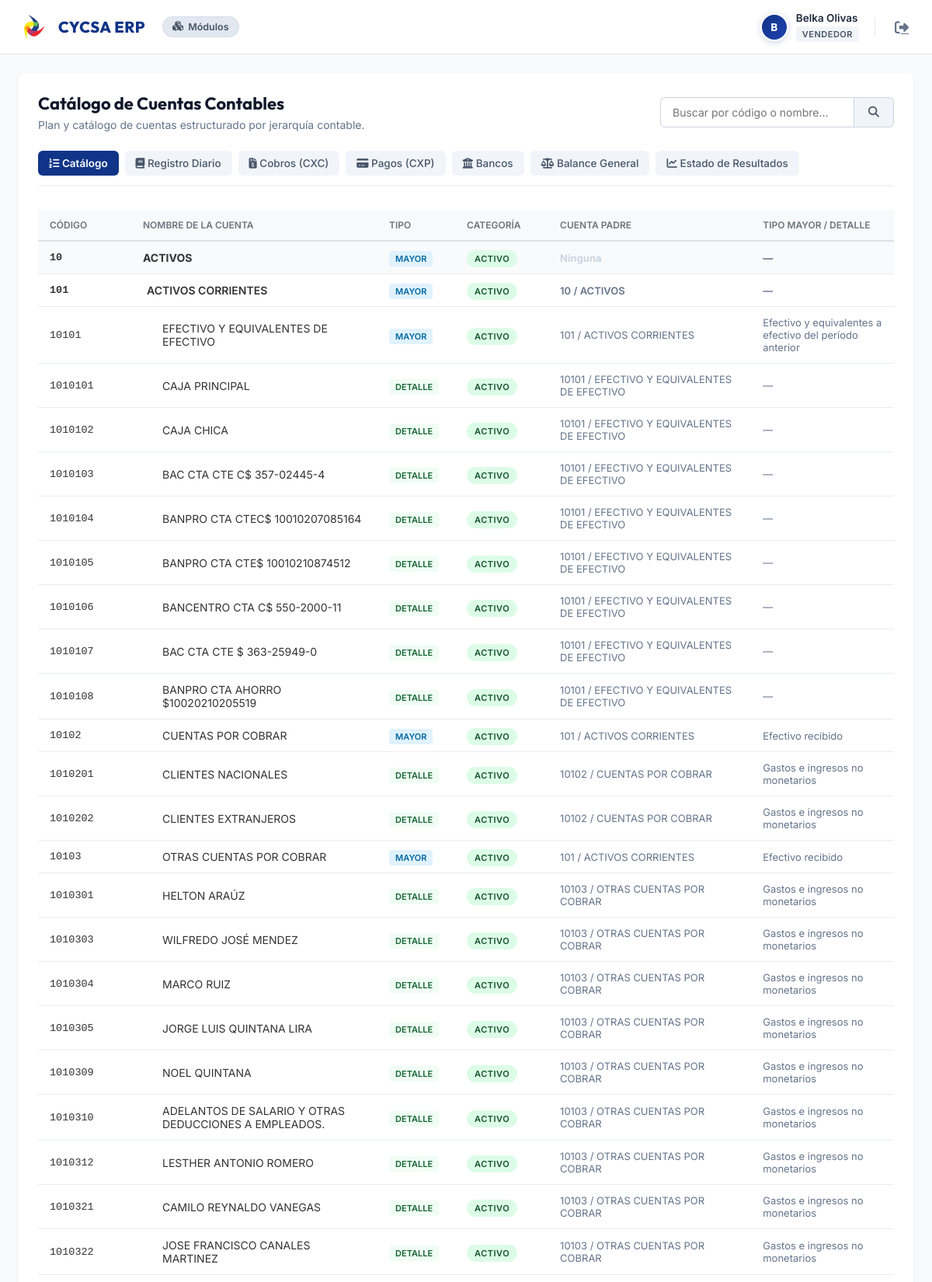
/publico/contabilidad/cuentas (signed in, upper part), run on the app's committed database.
### tables this page shows
CREATE TABLE `cuentas_contables` (
  `id` int(11) NOT NULL AUTO_INCREMENT,
  `codigo` varchar(50) NOT NULL,
  `nombre` varchar(255) NOT NULL,
  `tipo` enum('MAYOR','DETALLE') NOT NULL,
  `categoria` enum('ACTIVO','PASIVO','CAPITAL','INGRESO','EGRESO') NOT NULL,
  `id_padre` int(11) DEFAULT NULL,
  `tipo_cuenta_detalle` varchar(255) DEFAULT NULL,
  `tipo_cuenta_mayor` varchar(255) DEFAULT NULL,
  `activo` tinyint(1) DEFAULT 1,
  `fecha_creacion` timestamp NOT NULL DEFAULT current_timestamp(),
  PRIMARY KEY (`id`),
  UNIQUE KEY `codigo` (`codigo`),
  KEY `fk_cuentas_padre` (`id_padre`),
  CONSTRAINT `fk_cuentas_padre` FOREIGN KEY (`id_padre`) REFERENCES `cuentas_contables` (`id`) ON DELETE SET NULL ON UPDATE CASCADE
);

### app/Modulos/Contabilidad/Controladores/ContabilidadControlador.php (called while the page is built, shortened)
<?php
class ContabilidadControlador extends ControladorBase {
    public function cuentas(Peticion $peticion, Respuesta $respuesta): void {
        $modelo = new ContabilidadModelo();
        $busqueda = $_GET['q'] ?? '';
        $bitacora_logs = obtenerBitacoraModulo('contabilidad');
        $this->renderizar('contabilidad/vistas/cuentas', [
            'titulo' => 'Catálogo de Cuentas Contables - Cycsa',
            'cuentas' => $modelo->obtenerCuentas($busqueda),
            'cuentasMayor' => $modelo->obtenerCuentasMayor(),
            'busqueda' => $busqueda,
            'exito' => $_SESSION['exito'] ?? null,
            'error' => $_SESSION['error'] ?? null,
            'bitacora_logs' => $bitacora_logs
        ]);
    }
}

### app/Core/Enrutador.php (called while the page is built, shortened)
<?php
class Enrutador {
    private array $rutas = [];
    private Peticion $peticion;
    private Respuesta $respuesta;
    public function __construct(Peticion $peticion, Respuesta $respuesta) {
        $this->peticion = $peticion;
        $this->respuesta = $respuesta;
    }
    public function get(string $ruta, $callback, array $middlewares = []): void {
        $this->rutas['GET'][$ruta] = [
            'callback' => $callback,
            'middlewares' => $middlewares
        ];
    }
    public function post(string $ruta, $callback, array $middlewares = []): void {
        $this->rutas['POST'][$ruta] = [
            'callback' => $callback,
            'middlewares' => $middlewares
        ];
    }
    public function resolver() {
        $metodo = $this->peticion->obtenerMetodo();
        $ruta = $this->peticion->obtenerRuta();
        $rutaConfig = $this->rutas[$metodo][$ruta] ?? ($metodo === 'HEAD' ? ($this->rutas['GET'][$ruta] ?? false) : false);
        $callback = $rutaConfig;
        $middlewares = [];
        if (is_array($rutaConfig) && isset($rutaConfig['callback'])) {
            $callback = $rutaConfig['callback'];
            $middlewares = $rutaConfig['middlewares'] ?? [];
        }
        foreach ($middlewares as $middlewareClass) {
            $middleware = new $middlewareClass();
        }
        if (is_array($callback)) {
            $controlador = new $callback[0]();
            $callback[0] = $controlador;
        }
        return call_user_func($callback, $this->peticion, $this->respuesta);
    }
}

### publico/index.php (called while the page is built, shortened)
<?php
try {
    require_once __DIR__ . '/../rutas/web.php';
    $app->correr();
} catch (\Throwable $e) {
    error_log("FATAL: " . $e->getMessage() . " en " . $e->getFile() . ":" . $e->getLine() . "\n" . $e->getTraceAsString());
    $mostrarDetalle = (($_ENV['APP_ENV'] ?? 'produccion') === 'local');
    if ($mostrarDetalle) {
        echo "<div style='padding:40px; font-family:sans-serif; background:#fff; color:#991b1b; max-width:900px; margin:20px auto; border:2px solid #fca5a5; border-radius:8px;'>";
        echo "<h2>🔍 Detalle del Error en el Servidor:</h2>";
        echo "<p style='font-size:16px;'><strong>" . htmlspecialchars($e->getMessage()) . "</strong></p>";
        echo "<p><strong>Archivo:</strong> " . htmlspecialchars($e->getFile()) . " (Línea " . $e->getLine() . ")</p>";
        echo "<pre style='background:#f8fafc; padding:15px; border-radius:6px; border:1px solid #cbd5e1; overflow-x:auto; font-size:13px; color:#1e293b;'>" . htmlspecialchars($e->getTraceAsString()) . "</pre>";
        echo "</div>";
        exit;
    } else {
        http_response_code(500);
        $headerPath = __DIR__ . '/../app/Views/header.php';
        if (!file_exists($headerPath)) $headerPath = __DIR__ . '/../plantillas/header.php';
        $footerPath = __DIR__ . '/../app/Views/footer.php';
        if (!file_exists($footerPath)) $footerPath = __DIR__ . '/../plantillas/footer.php';
        if (file_exists($headerPath)) require_once $headerPath;
        echo '<div style="text-align:center;padding:60px 20px"><h2>Error interno</h2><p>Ha ocurrido un error inesperado. Intente de nuevo mas tarde.</p><p><a href="/">Volver al inicio</a></p></div>';
        if (file_exists($footerPath)) require_once $footerPath;
    }
}

### app/Core/ModeloBase.php (called while the page is built, shortened)
<?php
abstract class ModeloBase {
    public function __construct() {
        $this->db = Conexion::obtenerInstancia();
    }
}

### app/Core/Conexion.php (called while the page is built, shortened)
<?php
class Conexion {
    private static ?PDO $instancia = null;
    public static function obtenerInstancia(): PDO {
        if (self::$instancia === null) {
            try {
                $rutaConfig = dirname(__DIR__, 2) . '/config/database.php';
                $config = require $rutaConfig;
                $dsn = sprintf(
                    "%s:host=%s;dbname=%s;charset=%s",
                    $config['driver'],
                    $config['host'],
                    $config['database'],
                    $config['charset']
                );
                self::$instancia = new PDO(
                    $dsn,
                    $config['username'],
                    $config['password'],
                    $config['options']
                );
            } catch (PDOException $e) {
                error_log("Error de conexión a DB: " . $e->getMessage());
                $esLocal = ($_ENV['APP_ENV'] ?? 'produccion') === 'local';
                if ($esLocal) {
                    die("Error 500: Fallo interno de conexión. Detalle: " . $e->getMessage());
                }
                die("Error 500: Fallo interno de conexión.");
            }
        }
        return self::$instancia;
    }
}

### app/Modulos/Contabilidad/Modelos/ContabilidadModelo.php (called while the page is built, shortened)
<?php
class ContabilidadModelo extends ModeloBase {
    public function obtenerCuentas(string $busqueda = ''): array {
        if ($busqueda !== '') {
            $sql = "SELECT c1.*, c2.nombre AS nombre_padre, c2.codigo AS codigo_padre
                    FROM cuentas_contables c1
                    LEFT JOIN cuentas_contables c2 ON c1.id_padre = c2.id
                    WHERE c1.codigo LIKE :q1
                       OR c1.nombre LIKE :q2
                       OR c1.categoria LIKE :q3
                    ORDER BY c1.codigo ASC";
            $stmt = $this->db->prepare($sql);
            $termino = '%' . trim($busqueda) . '%';
            $stmt->execute([
                'q1' => $termino,
                'q2' => $termino,
                'q3' => $termino
            ]);
        } else {
            $sql = "SELECT c1.*, c2.nombre AS nombre_padre, c2.codigo AS codigo_padre
                    FROM cuentas_contables c1
                    LEFT JOIN cuentas_contables c2 ON c1.id_padre = c2.id
                    ORDER BY c1.codigo ASC";
            $stmt = $this->db->prepare($sql);
            $stmt->execute();
        }
        return $stmt->fetchAll(PDO::FETCH_ASSOC);
    }
}

### app/Core/Peticion.php (called while the page is built, shortened)
<?php
class Peticion {
    public function obtenerMetodo(): string {
        return $_SERVER['REQUEST_METHOD'];
    }
    public function obtenerRuta(): string {
        $ruta = $_SERVER['REQUEST_URI'] ?? '/';
        $posicionInterrogacion = strpos($ruta, '?');
        $scriptName = $_SERVER['SCRIPT_NAME'] ?? '';
        $scriptDir = str_replace('\\', '/', dirname($scriptName));
        $scriptDir = rtrim($scriptDir, '/');
        $posicionPublico = strpos($ruta, '/publico');
        if ($posicionPublico !== false) {
            $ruta = substr($ruta, $posicionPublico + 8);
        } else {
            $proyectoRaizUrl = str_replace('/publico', '', $scriptDir);
            if ($proyectoRaizUrl !== '' && strpos($ruta, $proyectoRaizUrl) === 0) {
                $ruta = substr($ruta, strlen($proyectoRaizUrl));
            }
        }
        return $ruta === '' ? '/' : $ruta;
    }
}

### app/Middleware/AuthMiddleware.php (called while the page is built, shortened)
<?php
class AuthMiddleware
{
    public function handle(): bool
    {
        $scriptName = $_SERVER['SCRIPT_NAME'] ?? '';
        $basePath = rtrim(str_replace('\\', '/', dirname($scriptName)), '/');
        return true;
    }
}

### app/Middleware/ContabilidadMiddleware.php (called while the page is built, shortened)
<?php
class ContabilidadMiddleware
{
    public function handle(): bool
    {
        $scriptName = $_SERVER['SCRIPT_NAME'] ?? '';
        $basePath = rtrim(str_replace('\\', '/', dirname($scriptName)), '/');
        return true;
    }
}

### app/Helpers/funciones.php (called while the page is built, shortened)
<?php
function tienePermiso(string $modulo, string $accion = 'ver'): bool {
    if ($modulo === 'usuarios') {
        return false;
    }
    $permisos = $_SESSION['usuario_permisos'] ?? [];
    return isset($permisos[$modulo][$accion]) && ($permisos[$modulo][$accion] == 1 || $permisos[$modulo][$accion] === true);
}
function obtenerBitacoraModulo(string $modulo, int $limite = 50): array {
    try {
        $db = \Cycsa\Nucleo\Conexion::obtenerInstancia();
        $sql = "SELECT * FROM bitacora WHERE modulo = :modulo ORDER BY id DESC LIMIT :limite";
        $stmt = $db->prepare($sql);
        $stmt->bindValue(':modulo', $modulo, \PDO::PARAM_STR);
        $stmt->bindValue(':limite', $limite, \PDO::PARAM_INT);
        $stmt->execute();
        return $stmt->fetchAll(\PDO::FETCH_ASSOC);
    } catch (\Exception $e) {
        error_log('Error al obtener bitácora del módulo: ' . $e->getMessage());
        return [];
    }
}

### app/Modulos/Contabilidad/Vistas/cuentas.php (the view, shortened to what this page needs)
<div style="background: white; padding: 25px; border-radius: 8px; box-shadow: 0 2px 10px rgba(0,0,0,0.03);">
    <div class="header-flex" style="margin-bottom: 25px;">
        <div>
            <h2 style="margin: 0; color: #0f172a; font-family: 'Outfit', sans-serif; font-size: 22px; font-weight: 700;">Catálogo de Cuentas Contables</h2>
            <p style="color: #64748b; margin-top: 5px; font-size: 14px;">Plan y catálogo de cuentas estructurado por jerarquía contable.</p>
        </div>
        <div class="actions-flex">
            <form method="GET" action="/Cycsa/publico/contabilidad/cuentas" style="display: flex;">
                <input type="text" name="q" placeholder="Buscar por código o nombre..." value="<?= htmlspecialchars($busqueda ?? '', ENT_QUOTES, 'UTF-8') ?>" style="padding: 10px 15px; border: 1px solid #cbd5e1; border-radius: 6px 0 0 6px; font-family: 'Inter', sans-serif; width: 250px; outline: none; font-size: 14px;">
                <button type="submit" style="background: #f1f5f9; border: 1px solid #cbd5e1; border-left: none; padding: 10px 18px; border-radius: 0 6px 6px 0; cursor: pointer; color: #475569; font-size: 14px;"><i class="fa-solid fa-magnifying-glass"></i></button>
            </form>
        </div>
    </div>
    <div class="tabs-container" style="display: flex; gap: 8px; border-bottom: 2px solid #f1f5f9; padding-bottom: 12px; margin-bottom: 20px; flex-wrap: wrap;">
        <a href="/Cycsa/publico/contabilidad/cuentas" class="tab-link" style="padding: 8px 14px; border-radius: 6px; text-decoration: none; font-weight: 600; font-size: 13.5px; background-color: var(--cycsa-azul); color: white;"><i class="fa-solid fa-list-ol"></i> Catálogo</a>
        <a href="/Cycsa/publico/contabilidad/diario" class="tab-link" style="padding: 8px 14px; border-radius: 6px; text-decoration: none; font-weight: 500; font-size: 13.5px; background-color: #f1f5f9; color: #475569;"><i class="fa-solid fa-book"></i> Registro Diario</a>
        <a href="/Cycsa/publico/contabilidad/cxc" class="tab-link" style="padding: 8px 14px; border-radius: 6px; text-decoration: none; font-weight: 500; font-size: 13.5px; background-color: #f1f5f9; color: #475569;"><i class="fa-solid fa-file-invoice-dollar"></i> Cobros (CXC)</a>
        <a href="/Cycsa/publico/contabilidad/cxp" class="tab-link" style="padding: 8px 14px; border-radius: 6px; text-decoration: none; font-weight: 500; font-size: 13.5px; background-color: #f1f5f9; color: #475569;"><i class="fa-solid fa-credit-card"></i> Pagos (CXP)</a>
        <a href="/Cycsa/publico/contabilidad/bancos" class="tab-link" style="padding: 8px 14px; border-radius: 6px; text-decoration: none; font-weight: 500; font-size: 13.5px; background-color: #f1f5f9; color: #475569;"><i class="fa-solid fa-building-columns"></i> Bancos</a>
        <a href="/Cycsa/publico/contabilidad/balance" class="tab-link" style="padding: 8px 14px; border-radius: 6px; text-decoration: none; font-weight: 500; font-size: 13.5px; background-color: #f1f5f9; color: #475569;"><i class="fa-solid fa-scale-balanced"></i> Balance General</a>
        <a href="/Cycsa/publico/contabilidad/resultados" class="tab-link" style="padding: 8px 14px; border-radius: 6px; text-decoration: none; font-weight: 500; font-size: 13.5px; background-color: #f1f5f9; color: #475569;"><i class="fa-solid fa-chart-line"></i> Estado de Resultados</a>
    </div>
    <div style="overflow-x: auto;">
        <table class="tabla-cycsa">
            <thead>
                <tr>
                    <th style="width: 120px;">Código</th>
                    <th>Nombre de la Cuenta</th>
                    <th style="width: 100px;">Tipo</th>
                    <th style="width: 120px;">Categoría</th>
                    <th>Cuenta Padre</th>
                    <th>Tipo Mayor / Detalle</th>
                </tr>
            </thead>
            <tbody>
                <?php foreach ($cuentas as $cta):
                    $len = strlen($cta['codigo']);
                    $rowClass = '';
                    $paddingStyle = '';
                    if ($len <= 2) {
                        $rowClass = 'row-nivel-1';
                    } elseif ($len <= 4) {
                        $rowClass = 'row-nivel-2';
                        $paddingStyle = 'padding-left: 20px;';
                    } else {
                        $rowClass = 'row-nivel-3';
                        $paddingStyle = 'padding-left: 40px;';
                    }
                    $catClass = 'badge-activo';
                    if ($cta['categoria'] === 'PASIVO') $catClass = 'badge-pasivo';
                    elseif ($cta['categoria'] === 'CAPITAL') $catClass = 'badge-capital';
                    elseif ($cta['categoria'] === 'INGRESO') $catClass = 'badge-ingreso';
                    elseif ($cta['categoria'] === 'EGRESO') $catClass = 'badge-egreso';
                ?>
                <tr class="<?= $rowClass ?>">
                    <td style="font-family: monospace; font-size: 13.5px;"><?= htmlspecialchars($cta['codigo'], ENT_QUOTES, 'UTF-8') ?></td>
                    <td style="<?= $paddingStyle ?>"><?= htmlspecialchars($cta['nombre'], ENT_QUOTES, 'UTF-8') ?></td>
                    <td>
                        <span class="badge-tipo <?= $cta['tipo'] === 'MAYOR' ? 'badge-mayor' : 'badge-detalle' ?>">
                            <?= htmlspecialchars($cta['tipo'], ENT_QUOTES, 'UTF-8') ?>
                        </span>
                    </td>
                    <td>
                        <span class="badge-cat <?= $catClass ?>">
                            <?= htmlspecialchars($cta['categoria'], ENT_QUOTES, 'UTF-8') ?>
                        </span>
                    </td>
                    <td style="color: #64748b; font-size: 13px;">
                        <?= $cta['codigo_padre'] ? htmlspecialchars($cta['codigo_padre'] . ' / ' . $cta['nombre_padre'], ENT_QUOTES, 'UTF-8') : '<span style="color:#cbd5e1;">Ninguna</span>' ?>
                    </td>
                    <td style="color: #64748b; font-size: 13px;">
                        <?= htmlspecialchars($cta['tipo_cuenta_mayor'] ?? $cta['tipo_cuenta_detalle'] ?? '—', ENT_QUOTES, 'UTF-8') ?>
                    </td>
                </tr>
                <?php endforeach; ?>
            </tbody>
        </table>
    </div>
</div>

### data on the page
cuentas_contables: codigo "10", nombre "ACTIVOS", tipo "MAYOR", categoria "ACTIVO", shows "Ninguna", tipo_cuenta_mayor+tipo_cuenta_detalle "—"
cuentas_contables: codigo "101", nombre "ACTIVOS CORRIENTES", tipo "MAYOR", categoria "ACTIVO", id_padre.nombre "10 / ACTIVOS", tipo_cuenta_mayor+tipo_cuenta_detalle "—"
cuentas_contables: codigo "10101", nombre "EFECTIVO Y EQUIVALENTES DE EFECTIVO", tipo "MAYOR", categoria "ACTIVO", id_padre.nombre "101 / ACTIVOS CORRIENTES", tipo_cuenta_mayor "Efectivo y equivalentes a efectivo del período anterior"
cuentas_contables: codigo "1010101", nombre "CAJA PRINCIPAL", tipo "DETALLE", categoria "ACTIVO", id_padre.nombre "10101 / EFECTIVO Y EQUIVALENTES DE EFECTIVO", tipo_cuenta_mayor+tipo_cuenta_detalle "—"
cuentas_contables: codigo "1010102", nombre "CAJA CHICA", tipo "DETALLE", categoria "ACTIVO", id_padre.nombre "10101 / EFECTIVO Y EQUIVALENTES DE EFECTIVO", tipo_cuenta_mayor+tipo_cuenta_detalle "—"
cuentas_contables: codigo "1010103", nombre "BAC CTA CTE C$ 357-02445-4", tipo "DETALLE", categoria "ACTIVO", id_padre.nombre "10101 / EFECTIVO Y EQUIVALENTES DE EFECTIVO", tipo_cuenta_mayor+tipo_cuenta_detalle "—"
cuentas_contables: codigo "1010104", nombre "BANPRO CTA CTEC$ 10010207085164", tipo "DETALLE", categoria "ACTIVO", id_padre.nombre "10101 / EFECTIVO Y EQUIVALENTES DE EFECTIVO", tipo_cuenta_mayor+tipo_cuenta_detalle "—"
cuentas_contables: codigo "1010105", nombre "BANPRO CTA CTE$ 10010210874512", tipo "DETALLE", categoria "ACTIVO", id_padre.nombre "10101 / EFECTIVO Y EQUIVALENTES DE EFECTIVO", tipo_cuenta_mayor+tipo_cuenta_detalle "—"
cuentas_contables: codigo "1010106", nombre "BANCENTRO CTA C$ 550-2000-11", tipo "DETALLE", categoria "ACTIVO", id_padre.nombre "10101 / EFECTIVO Y EQUIVALENTES DE EFECTIVO", tipo_cuenta_mayor+tipo_cuenta_detalle "—"
cuentas_contables: codigo "1010107", nombre "BAC CTA CTE $ 363-25949-0", tipo "DETALLE", categoria "ACTIVO", id_padre.nombre "10101 / EFECTIVO Y EQUIVALENTES DE EFECTIVO", tipo_cuenta_mayor+tipo_cuenta_detalle "—"
cuentas_contables: codigo "1010108", nombre "BANPRO CTA AHORRO $10020210205519", tipo "DETALLE", categoria "ACTIVO", id_padre.nombre "10101 / EFECTIVO Y EQUIVALENTES DE EFECTIVO", tipo_cuenta_mayor+tipo_cuenta_detalle "—"
cuentas_contables: codigo "10102", nombre "CUENTAS POR COBRAR", tipo "MAYOR", categoria "ACTIVO", id_padre.nombre "101 / ACTIVOS CORRIENTES", tipo_cuenta_mayor "Efectivo recibido"
cuentas_contables: codigo "1010201", nombre "CLIENTES NACIONALES", tipo "DETALLE", categoria "ACTIVO", id_padre.nombre "10102 / CUENTAS POR COBRAR", tipo_cuenta_detalle "Gastos e ingresos no monetarios"
cuentas_contables: codigo "1010202", nombre "CLIENTES EXTRANJEROS", tipo "DETALLE", categoria "ACTIVO", id_padre.nombre "10102 / CUENTAS POR COBRAR", tipo_cuenta_detalle "Gastos e ingresos no monetarios"
cuentas_contables: codigo "10103", nombre "OTRAS CUENTAS POR COBRAR", tipo "MAYOR", categoria "ACTIVO", id_padre.nombre "101 / ACTIVOS CORRIENTES", tipo_cuenta_mayor "Efectivo recibido"
cuentas_contables: codigo "1010301", nombre "HELTON ARAÚZ", tipo "DETALLE", categoria "ACTIVO", id_padre.nombre "10103 / OTRAS CUENTAS POR COBRAR", tipo_cuenta_detalle "Gastos e ingresos no monetarios"
cuentas_contables: codigo "1010303", nombre "WILFREDO JOSÉ MENDEZ", tipo "DETALLE", categoria "ACTIVO", id_padre.nombre "10103 / OTRAS CUENTAS POR COBRAR", tipo_cuenta_detalle "Gastos e ingresos no monetarios"
cuentas_contables: codigo "1010304", nombre "MARCO RUIZ", tipo "DETALLE", categoria "ACTIVO", id_padre.nombre "10103 / OTRAS CUENTAS POR COBRAR", tipo_cuenta_detalle "Gastos e ingresos no monetarios"
cuentas_contables: codigo "1010305", nombre "JORGE LUIS QUINTANA LIRA", tipo "DETALLE", categoria "ACTIVO", id_padre.nombre "10103 / OTRAS CUENTAS POR COBRAR", tipo_cuenta_detalle "Gastos e ingresos no monetarios"
cuentas_contables: codigo "1010309", nombre "NOEL QUINTANA", tipo "DETALLE", categoria "ACTIVO", id_padre.nombre "10103 / OTRAS CUENTAS POR COBRAR", tipo_cuenta_detalle "Gastos e ingresos no monetarios"
cuentas_contables: codigo "1010310", nombre "ADELANTOS DE SALARIO Y OTRAS DEDUCCIONES A EMPLEADOS.", tipo "DETALLE", categoria "ACTIVO", id_padre.nombre "10103 / OTRAS CUENTAS POR COBRAR", tipo_cuenta_detalle "Gastos e ingresos no monetarios"
cuentas_contables: codigo "1010312", nombre "LESTHER ANTONIO ROMERO", tipo "DETALLE", categoria "ACTIVO", id_padre.nombre "10103 / OTRAS CUENTAS POR COBRAR", tipo_cuenta_detalle "Gastos e ingresos no monetarios"
cuentas_contables: codigo "1010321", nombre "CAMILO REYNALDO VANEGAS", tipo "DETALLE", categoria "ACTIVO", id_padre.nombre "10103 / OTRAS CUENTAS POR COBRAR", tipo_cuenta_detalle "Gastos e ingresos no monetarios"
cuentas_contables: codigo "1010322", nombre "JOSE FRANCISCO CANALES MARTINEZ", tipo "DETALLE", categoria "ACTIVO", id_padre.nombre "10103 / OTRAS CUENTAS POR COBRAR", tipo_cuenta_detalle "Gastos e ingresos no monetarios"

### other printed values
substr($_SESSION['usuario_nombre'] ?? 'U', 0, 1) "B"
$_SESSION['usuario_nombre'] "Belka Olivas"
